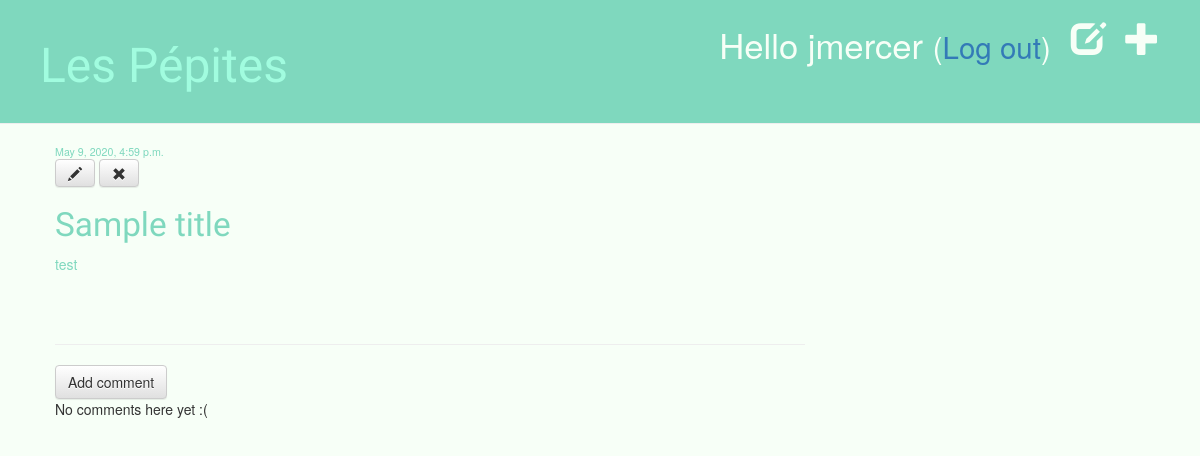
The app's page /post/5/ (signed in), older data.
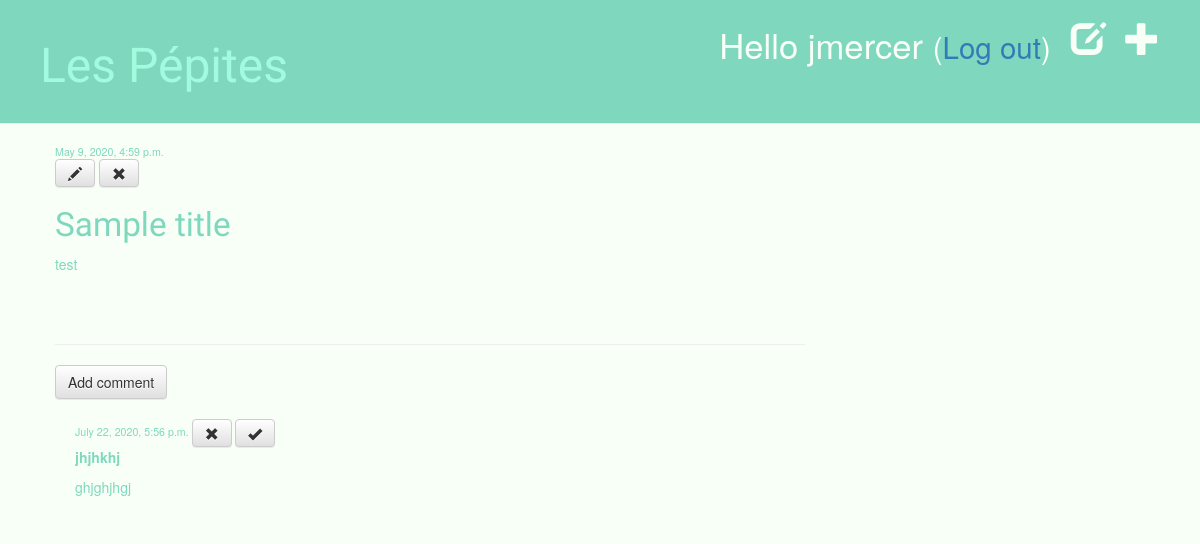
The same page, newer data.
### blog/models.py (models this page shows, shortened)
class Comment(models.Model):
    post = models.ForeignKey('blog.Post', on_delete=models.CASCADE, related_name='comments')
    author = models.CharField(max_length=200)
    text = models.TextField()
    created_date = models.DateTimeField(default=timezone.now)
    approved_comment = models.BooleanField(default=False)

### blog/views.py (the view)
# urls.py: path('post/<int:pk>/', views.post_detail, name="post_detail"),
def post_detail(request, pk):
    post = get_object_or_404(Post, pk=pk)
    return render(request, 'blog/post_detail.html',{'post' : post})

### blog/templates/blog/post_detail.html
{% extends "blog/base.html" %}
{% block content %}
    <div class="post">
        {% if post.published_date %}
            <div class="date">
                {{ post.published_date }}
            </div>
        {% else %}
            <a class="btn btn-default" href="{% url 'post_publish' pk=post.pk %}">Publish</a>
        {% endif %}
        {% if request.user.is_authenticated %}
            <a class="btn btn-default" href="{% url 'post_edit' pk=post.pk %}"><span class="glyphicon glyphicon-pencil"></span></a>
            <a class="btn btn-default" href="{% url 'post_remove' pk=post.pk %}"><span class="glyphicon glyphicon-remove"></span></a>
            <h2>{{ post.title }}</h2>
        {% endif %}
     <p>{{ post.text|linebreaksbr }}</p>
    </div>
    <hr>
    <a class="btn btn-default" href="{% url 'add_comment_to_post' pk=post.pk %}">Add comment</a>
    {% for comment in post.comments.all %}
    {% if user.is_authenticated or comment.approved_comment %}
        <div class="comment">
            <div class="date">
                {{ comment.created_date }}
                {% if not comment.approved_comment %}
                    <a class="btn btn-default" href="{% url 'comment_remove' pk=comment.pk %}"><span class="glyphicon glyphicon-remove"></span></a>
                    <a class="btn btn-default" href="{% url 'comment_approve' pk=comment.pk %}"><span class="glyphicon glyphicon-ok"></span></a>
            {% endif %}
            </div>
            <strong>{{ comment.author }}</strong>
            <p>{{ comment.text|linebreaks }}</p>
    </div>
    {% endif %}
{% empty %}
    <p>No comments here yet :(</p>
{% endfor %}
{% endblock %}

Row changes from the older to the newer data that the page shows:
added Comment: created_date "July 22, 2020, 5:56 p.m.", approved_comment False (drawn), author "jhjhkhj", text "ghjghjhgj"
Text that changed along with them:
text no longer shown: "No comments here yet :("
